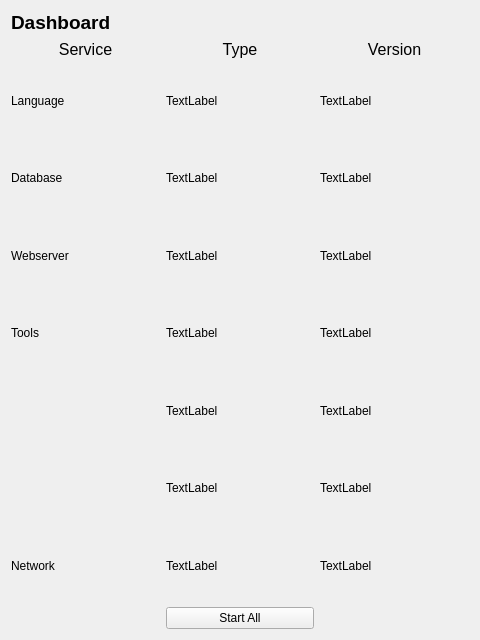
<?xml version="1.0" encoding="UTF-8"?>
<ui version="4.0">
 <class>Form</class>
 <widget class="QWidget" name="Form">
  <property name="geometry">
   <rect>
    <x>0</x>
    <y>0</y>
    <width>480</width>
    <height>640</height>
   </rect>
  </property>
  <property name="windowTitle">
   <string>Form</string>
  </property>
  <layout class="QVBoxLayout" name="verticalLayout" stretch="0,0,1">
   <item>
    <layout class="QHBoxLayout" name="dashboard_title_layout">
     <item>
      <widget class="QLabel" name="dashboard_title_label">
       <property name="sizePolicy">
        <sizepolicy hsizetype="Preferred" vsizetype="Fixed">
         <horstretch>0</horstretch>
         <verstretch>0</verstretch>
        </sizepolicy>
       </property>
       <property name="text">
        <string>&lt;html&gt;&lt;head/&gt;&lt;body&gt;&lt;p&gt;&lt;span style=&quot; font-size:14pt; font-weight:700;&quot;&gt;Dashboard&lt;/span&gt;&lt;/p&gt;&lt;/body&gt;&lt;/html&gt;</string>
       </property>
      </widget>
     </item>
    </layout>
   </item>
   <item>
    <layout class="QHBoxLayout" name="dashboard_head_column_layout">
     <item>
      <widget class="QLabel" name="dashboard_service_label">
       <property name="text">
        <string>&lt;html&gt;&lt;head/&gt;&lt;body&gt;&lt;p align=&quot;center&quot;&gt;&lt;span style=&quot; font-size:12pt;&quot;&gt;Service&lt;/span&gt;&lt;/p&gt;&lt;/body&gt;&lt;/html&gt;</string>
       </property>
      </widget>
     </item>
     <item>
      <widget class="QLabel" name="dashboard_type_label">
       <property name="text">
        <string>&lt;html&gt;&lt;head/&gt;&lt;body&gt;&lt;p align=&quot;center&quot;&gt;&lt;span style=&quot; font-size:12pt;&quot;&gt;Type&lt;/span&gt;&lt;/p&gt;&lt;/body&gt;&lt;/html&gt;</string>
       </property>
      </widget>
     </item>
     <item>
      <widget class="QLabel" name="dashboard_version_label">
       <property name="text">
        <string>&lt;html&gt;&lt;head/&gt;&lt;body&gt;&lt;p align=&quot;center&quot;&gt;&lt;span style=&quot; font-size:12pt;&quot;&gt;Version&lt;/span&gt;&lt;/p&gt;&lt;/body&gt;&lt;/html&gt;</string>
       </property>
      </widget>
     </item>
    </layout>
   </item>
   <item>
    <layout class="QGridLayout" name="dashboard_content_layout" rowstretch="0,0,0,0,0,0,0,0,0,0,0,0,0,0,0,0,0" columnstretch="0,0,0">
     <item row="9" column="1">
      <widget class="QLabel" name="database_type_label">
       <property name="text">
        <string>TextLabel</string>
       </property>
      </widget>
     </item>
     <item row="15" column="0">
      <widget class="QLabel" name="network_service_label">
       <property name="text">
        <string>Network</string>
       </property>
      </widget>
     </item>
     <item row="14" column="1">
      <widget class="QLabel" name="tools_type_3_label">
       <property name="text">
        <string>TextLabel</string>
       </property>
      </widget>
     </item>
     <item row="12" column="2">
      <widget class="QLabel" name="tools_version_2_label">
       <property name="text">
        <string>TextLabel</string>
       </property>
      </widget>
     </item>
     <item row="14" column="2">
      <widget class="QLabel" name="tools_version_3_label">
       <property name="text">
        <string>TextLabel</string>
       </property>
      </widget>
     </item>
     <item row="8" column="0">
      <widget class="QLabel" name="language_service_label">
       <property name="text">
        <string>Language</string>
       </property>
      </widget>
     </item>
     <item row="11" column="1">
      <widget class="QLabel" name="tools_type_1_label">
       <property name="text">
        <string>TextLabel</string>
       </property>
      </widget>
     </item>
     <item row="12" column="1">
      <widget class="QLabel" name="tools_type_2_label">
       <property name="text">
        <string>TextLabel</string>
       </property>
      </widget>
     </item>
     <item row="16" column="1">
      <widget class="QPushButton" name="startall_button">
       <property name="text">
        <string>Start All</string>
       </property>
      </widget>
     </item>
     <item row="8" column="2">
      <widget class="QLabel" name="language_version_label">
       <property name="text">
        <string>TextLabel</string>
       </property>
      </widget>
     </item>
     <item row="11" column="2">
      <widget class="QLabel" name="tools_version_1_label">
       <property name="text">
        <string>TextLabel</string>
       </property>
      </widget>
     </item>
     <item row="11" column="0">
      <widget class="QLabel" name="tools_service_label">
       <property name="text">
        <string>Tools</string>
       </property>
      </widget>
     </item>
     <item row="15" column="2">
      <widget class="QLabel" name="network_version_label">
       <property name="text">
        <string>TextLabel</string>
       </property>
      </widget>
     </item>
     <item row="9" column="0">
      <widget class="QLabel" name="database_service_label">
       <property name="text">
        <string>Database</string>
       </property>
      </widget>
     </item>
     <item row="9" column="2">
      <widget class="QLabel" name="database_version_label">
       <property name="text">
        <string>TextLabel</string>
       </property>
      </widget>
     </item>
     <item row="15" column="1">
      <widget class="QLabel" name="network_type_label">
       <property name="text">
        <string>TextLabel</string>
       </property>
      </widget>
     </item>
     <item row="10" column="0">
      <widget class="QLabel" name="webserver_service_label">
       <property name="text">
        <string>Webserver</string>
       </property>
      </widget>
     </item>
     <item row="10" column="1">
      <widget class="QLabel" name="webserver_type_label">
       <property name="text">
        <string>TextLabel</string>
       </property>
      </widget>
     </item>
     <item row="10" column="2">
      <widget class="QLabel" name="webserver_version_label">
       <property name="text">
        <string>TextLabel</string>
       </property>
      </widget>
     </item>
     <item row="8" column="1">
      <widget class="QLabel" name="language_type_label">
       <property name="text">
        <string>TextLabel</string>
       </property>
      </widget>
     </item>
    </layout>
   </item>
  </layout>
 </widget>
 <resources/>
 <connections/>
</ui>
